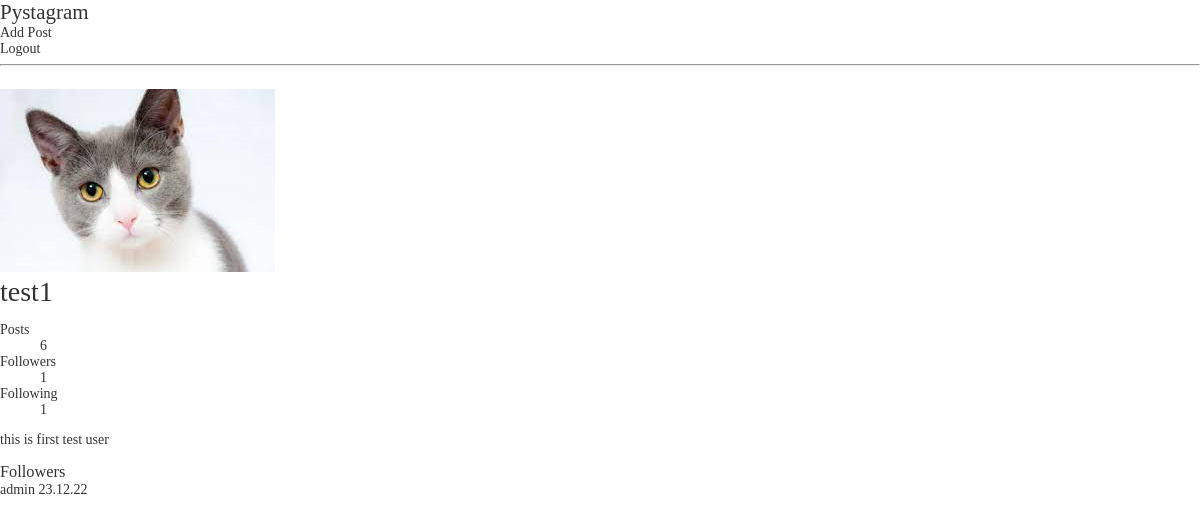
The app's page /users/2/followers/ with its own data.
### users/models.py (models this page shows, shortened)
class User(AbstractUser):
    profile_image = models.ImageField(
        "프로필 이미지",
        upload_to="users/profile",
        blank=True
        )
    short_description = models.TextField("소개글",  blank=True)
    like_posts = models.ManyToManyField(
        "posts.Post",
        verbose_name="좋아요 누른 포스트 목록",
        related_name="like_users",
        blank=True,
    )
    following = models.ManyToManyField(
        "self",
        verbose_name="팔로우 중인 유저들",
        related_name="followers",
        symmetrical=False,
        through="users.Relationship",
    )

class Relationship(models.Model):
    from_user = models.ForeignKey(
        "users.User",
        verbose_name="팔로우를 요청한 사람",
        related_name="following_relationships",
        on_delete=models.CASCADE
    )
    to_user = models.ForeignKey(
        "users.User",
        verbose_name="팔로우 요청의 대상",
        related_name="follower_relationships",
        on_delete=models.CASCADE
    )
    created = models.DateTimeField(auto_now_add=True)

### users/views.py (the view)
# urls.py: path("<int:user_id>/followers/", views.Followers.as_view(), name="followers"),
class Followers(TemplateView):
    template_name = "users/followers.html"
    def get_context_data(self, **kwargs):
        context = super().get_context_data(**kwargs)
        user_id = kwargs["user_id"]
        user = get_object_or_404(models.User, id=user_id)
        relationships = user.follower_relationships.all()
        context["user"] = user
        context["relationships"] = relationships
        return context

### templates/users/followers.html (shortened to what this page needs)
{% extends "base_profile.html" %}
{% block bottom_data %}
<div class="relationships">
    <h3>Followers</h3>
    {% for relationship in relationships %}
        <div class="relationship">
            <a href="{% url "users:profile" user_id=relationship.from_user.id %}">
                <div class="relationship-info">
                    <span>{{ relationship.from_user.username }}</span>
                    <span>{{ relationship.created|date:"y.m.d" }}</span>
                </div>
            </a>
        </div>
    {% endfor %}
</div>
{% endblock  %}

### templates/base_profile.html (shortened to what this page needs)
{% extends "base_nav.html" %}
{% block content %}
<div id="profile">
    <div class="info">
        {% if user.profile_image %}
            <img src="{{ user.profile_image.url }}">
        {% endif %}
        <div class="info-texts">
            <h1>{{ user.username }}</h1>
            <div class="counts">
                <dl>
                    <dt>Posts</dt>
                    <a href="{% url "users:profile" user_id=user.id %}">
                    <dd>{{ user.post_set.count }}</dd>
                    </a>
                    <dt>Followers</dt>
                    <a href="{% url "users:followers" user_id=user.id %}">
                    <dd>{{ user.followers.count }}</dd>
                    </a>
                    <dt>Following</dt>
                    <a href="{% url "users:following" user_id=user.id %}">
                    <dd>{{ user.following.count }}</dd>
                    </a>
                </dl>
            </div>
            <p>{{ user.short_description }}</p>
        </div>
    </div>
    {% block bottom_data %}{% endblock  %}
</div>
{% endblock  %}

### static/css/style.css (style rules this page uses)
h1, h2, h3, h4, h5, h6 { padding: 0; margin: 0; font-weight: 300; }
a { text-decoration: none; color: #333; }
html { margin: 0; font-family: "Noto Sans KR", serif; font-weight: 300; font-size: 14px; color: #333; height: 100%; }
body { margin: 0; height: 100%; }

### records on screen
User: profile_image (picture), username "test1", post_set.count "6", followers.count "1", following.count "1", short_description "this is first test user"
Relationship: from_user.username "admin", created "23.12.22"
